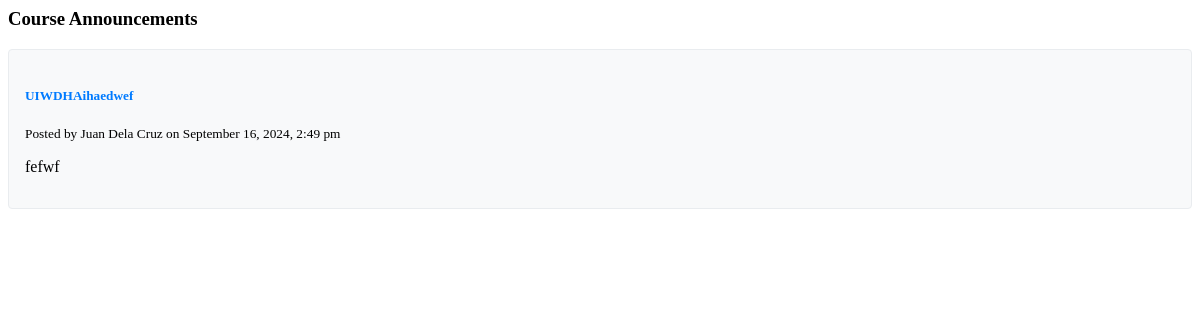
The page /student/get_announcements.php?courseID=16 on the database its author committed.
### tables this page shows
CREATE TABLE `announcements` (
  `id` int(11) NOT NULL,
  `instructor_id` int(11) NOT NULL,
  `title` varchar(50) NOT NULL,
  `content` text NOT NULL,
  `course_id` int(11) NOT NULL,
  `created_at` timestamp NOT NULL DEFAULT current_timestamp()
);

CREATE TABLE `users` (
  `user_id` int(11) NOT NULL,
  `fullname` varchar(60) NOT NULL,
  `username` varchar(30) NOT NULL,
  `profile_picture` varchar(100) NOT NULL,
  `email` varchar(40) NOT NULL,
  `password` varchar(70) NOT NULL,
  `role` varchar(15) NOT NULL,
  `otp` varchar(6) DEFAULT NULL,
  `otp_expiration` datetime DEFAULT NULL,
  `is_verified` tinyint(1) DEFAULT 0,
  `created_at` datetime NOT NULL DEFAULT current_timestamp()
);

### student/s_course_content.php (the view, shortened to what this page needs)
            <?php
function displayAnnouncements($connect, $courseID) {
    $sql = "SELECT a.*, u.fullname as instructor_name
            FROM announcements a
            JOIN users u ON a.instructor_id = u.user_id
            WHERE a.course_id = ?
            ORDER BY a.created_at DESC";
    $stmt = $connect->prepare($sql);
    $stmt->bind_param("i", $courseID);
    $stmt->execute();
    $result = $stmt->get_result();
    if ($result->num_rows > 0) {
        while ($row = $result->fetch_assoc()) {
            ?>
            <div class="announcement-item mb-4">
                <h5><?= htmlspecialchars($row['title']) ?></h5>
                <p class="text-muted">
                    <small>
                        Posted by <?= htmlspecialchars($row['instructor_name']) ?>
                        on <?= date('F j, Y, g:i a', strtotime($row['created_at'])) ?>
                    </small>
                </p>
                <p><?= nl2br(htmlspecialchars($row['content'])) ?></p>
            </div>
            <?php
        }
    } else {
        echo "<p>No announcements yet.</p>";
    }
}
            ?>
<link rel="stylesheet" href="https://cdn.jsdelivr.net/npm/sweetalert2@11.0.19/dist/sweetalert2.min.css">

### student/s_course_content.php (style rules this page uses)
.announcement-item { background-color: #f8f9fa; border: 1px solid #e9ecef; border-radius: 0.25rem; padding: 1rem; }
.announcement-item h5 { color: #007bff; }

### rows shown on the page
announcements: title "UIWDHAihaedwef", instructor.fullname "Juan Dela Cruz", created_at "September 16, 2024, 2:49 pm", content "fefwf"
